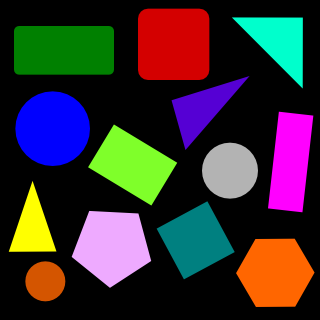
#> input picture src/opencv/script/ref/scripts/bot_common/shapes.png, 320 x 320 px, found by its file name
$ python -i vision.py   (imports and definitions only)
#> lines starting #> are read from the running program, lines starting #| are printed output that depends on the picture; after the words box and inside, x2 and y2 are one past the last pixel; in counts of white or black regions, pixels touching at a corner belong together
import cv2
import numpy as np
import math


class Vision():
    SHAPE_TRI = 0
    SHAPE_RECT = 1
    SHAPE_SQU = 2
    SHAPE_PENTA = 3
    SHAPE_HEXA = 4
    SHAPE_CONCAVE = 5
    SHAPE_CIR = 6

    _angleBounds = {'rect': (88, 92), 'penta': (-0.34, -0.27),
                  'hexa': (-0.55, -0.45)}

    # [124 lines left out: functions drawRect, drawPoly, shapeEnum2Str, angle, isRectangle, shadesOfGray and 2 more, not called in this run]


def main():
    img = cv2.imread("bot_common/shapes.png")
#> img is the input picture: shape (320, 320, 3); mean B, G, R 49, 46.1, 55.8
    grayImg = cv2.cvtColor(img, cv2.COLOR_BGR2GRAY)
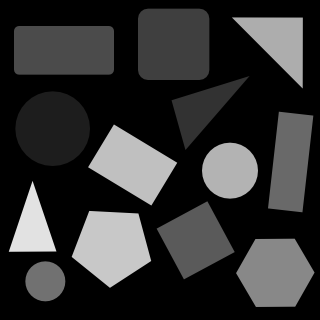
#> grayImg: shape (320, 320); min 0, max 226, mean 49.3
    edgeImg = cv2.Canny(grayImg, 0, 50, 5)
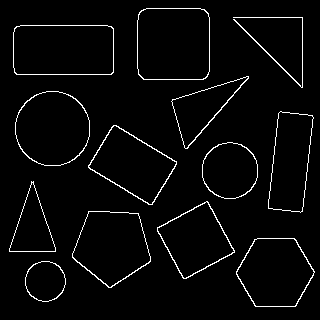
#> edgeImg: shape (320, 320); 3.3% white in thin lines or dots, all inside (x1, y1, x2, y2) = (9, 8, 315, 307)
    contours, _ = cv2.findContours(edgeImg, cv2.RETR_EXTERNAL,
                                   cv2.CHAIN_APPROX_NONE)
#> contours = 13 contours; largest, box (x1, y1, x2, y2) and area: (137, 8, 210, 80) 5018, (13, 25, 114, 75) 4868, (15, 91, 90, 166) 4376, (72, 211, 151, 288) 4192, (236, 238, 315, 307) 4038
    for contour in contours:
        shape = Vision.detectShape(contour)
        pos = (cv2.minAreaRect(contour)[0])
        pos = (int(pos[0]), int(pos[1]))
        cv2.putText(img, Vision.shapeEnum2Str(shape), pos,
                    cv2.FONT_HERSHEY_SIMPLEX, 0.5, (0, 0, 255), 1)
#> this loop made 1 pass
    cv2.imshow("display", img)
    cv2.waitKey()

#> (the run stopped early here; a loop or call above may not have finished)
